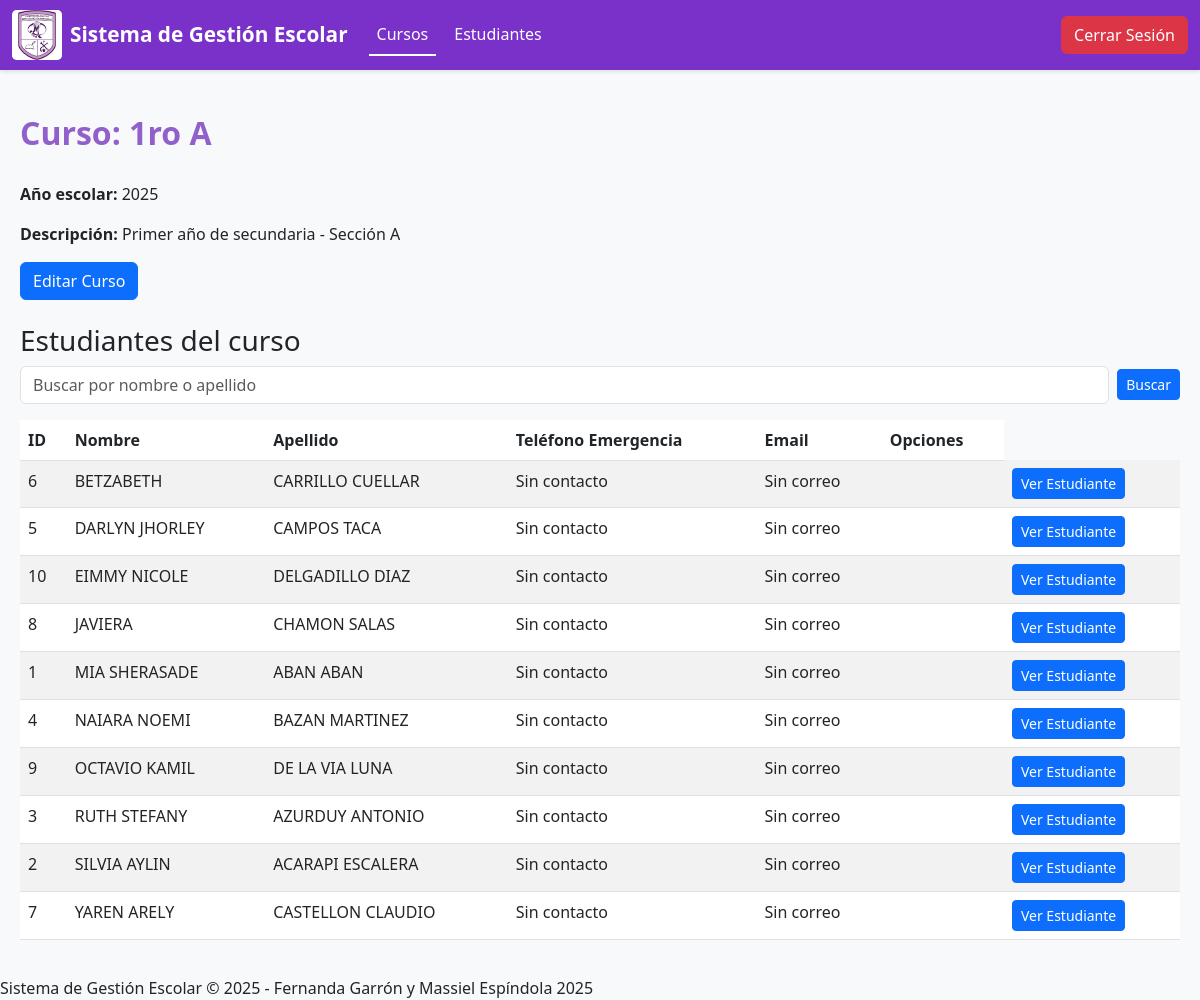
The app's page /public/cursos/show?id=1 (signed in) with its own data.
### tables this page shows
CREATE TABLE cursos (
    id INT PRIMARY KEY AUTO_INCREMENT,
    grado VARCHAR(10) NOT NULL,
    seccion CHAR(1) NOT NULL,
    descripcion TEXT NULL,
    año_escolar VARCHAR(10) DEFAULT '2025',
    created_at TIMESTAMP DEFAULT CURRENT_TIMESTAMP
);

CREATE TABLE estudiantes (
    id INT PRIMARY KEY AUTO_INCREMENT,
    numero INT NOT NULL,
    ci VARCHAR(20) UNIQUE NOT NULL,
    nombre VARCHAR(100) NOT NULL,
    apellido_paterno VARCHAR(100) NOT NULL,
    apellido_materno VARCHAR(100) NULL,
    nombre_completo VARCHAR(300) NOT NULL,
    fecha_nacimiento DATE NULL,
    genero ENUM('masculino', 'femenino') NULL,
    direccion TEXT NULL,
    telefono VARCHAR(20) NULL,
    nombre_tutor VARCHAR(200) NULL,
    telefono_tutor VARCHAR(20) NULL,
    email_tutor VARCHAR(100) NULL,
    curso_id INT,
    estado ENUM('activo', 'inactivo') DEFAULT 'activo',
    created_at TIMESTAMP DEFAULT CURRENT_TIMESTAMP,
    updated_at TIMESTAMP DEFAULT CURRENT_TIMESTAMP ON UPDATE CURRENT_TIMESTAMP,
    FOREIGN KEY (curso_id) REFERENCES cursos(id)
);

### app/controllers/CursoController.php (called while the page is built, shortened)
<?php
require_once __DIR__ . '/../models/Curso.php';
class CursoController
{
    private $cursoModel;
    public function __construct($pdo)
    {
        $this->pdo = $pdo;
        $this->cursoModel = new Curso($this->pdo);
    }
    public function show($id)
    {
        $curso = $this->cursoModel->findById($id);
        $search = $_GET['search'] ?? '';
        $page = $_GET['page'] ?? 1;
        $limit = 10;
        $offset = ($page - 1) * $limit;
        $estudiantes = $this->cursoModel->getEstudiantes($id, $search, $limit, $offset);
        include __DIR__ . '/../views/cursos/show.php';
    }
}

### public/index.php (called while the page is built, shortened)
<?php
$pdo = getPDOConnection();
$router = new Router($pdo);
$path = parse_url($_SERVER['REQUEST_URI'], PHP_URL_PATH);
$router->route($path);

### app/models/Curso.php (called while the page is built, shortened)
<?php
class Curso {
    private $pdo;
    public function __construct($pdo) {
        $this->pdo = $pdo;
    }
    public function findById($id) {
        $stmt = $this->pdo->prepare("SELECT * FROM cursos WHERE id = :id");
        $stmt->execute([':id' => $id]);
        return $stmt->fetch(PDO::FETCH_ASSOC);
    }
public function getEstudiantes($curso_id, $search = '', $limit = 10, $offset = 0) {
    $sql = "SELECT * FROM estudiantes WHERE curso_id = :curso_id";
    $sql .= " ORDER BY nombre LIMIT :limit OFFSET :offset";
    $stmt = $this->pdo->prepare($sql);
    $stmt->bindValue(':curso_id', $curso_id, PDO::PARAM_INT);
    $stmt->bindValue(':limit', (int)$limit, PDO::PARAM_INT);
    $stmt->bindValue(':offset', (int)$offset, PDO::PARAM_INT);
    $stmt->execute();
    return $stmt->fetchAll(PDO::FETCH_ASSOC);
}
}

### app/views/cursos/show.php (the view, shortened to what this page needs)
<!DOCTYPE html>
<html lang="es">
<head>
    <link href="https://cdn.jsdelivr.net/npm/bootstrap@5.3.0/dist/css/bootstrap.min.css" rel="stylesheet">
    <link rel="stylesheet" href="<?= URL ?>public/css/navbar.css">
    <link rel="stylesheet" href="<?= URL ?>public/css/style_index.css">
</head>
<body>
    <?php include __DIR__ . '/../components/navbar.php'; ?>
    <div class="container mt-4">
        <h2>Curso: <?= htmlspecialchars($curso['grado'] . ' ' . $curso['seccion']); ?></h2>
        <p><strong>Año escolar:</strong> <?= htmlspecialchars($curso['año_escolar']); ?></p>
        <p><strong>Descripción:</strong> <?= htmlspecialchars($curso['descripcion']); ?></p>
        <a href="<?php echo URL; ?>public/cursos/edit?id=<?php echo $curso['id']; ?>" class="btn btn-primary">Editar Curso</a>
        <h3 class="mt-4">Estudiantes del curso</h3>
        <form method="GET" class="mb-3 d-flex gap-2 align-items-center">
            <input type="text" name="search" class="form-control" placeholder="Buscar por nombre o apellido"
                   value="<?= htmlspecialchars($_GET['search'] ?? '') ?>">
            <button class="btn btn-primary btn-sm" type="submit">Buscar</button>
        </form>
        <?php if (!empty($estudiantes)): ?>
            <table class="table table-striped">
                <thead>
                    <tr>
                        <th>ID</th>
                        <th>Nombre</th>
                        <th>Apellido</th>
                        <th>Teléfono Emergencia</th>
                        <th>Email</th>
                        <th>Opciones</th>
                    </tr>
                </thead>
                <tbody>
                    <?php foreach ($estudiantes as $est): ?>
                        <tr>
                            <td><?= $est['id']; ?></td>
                            <td><?= htmlspecialchars($est['nombre'] ?? ''); ?></td>
                            <td><?= htmlspecialchars(($est['apellido_paterno'] ?? '') . ' ' . ($est['apellido_materno'] ?? '')); ?></td>
                            <td><?= htmlspecialchars($est['telefono_tutor'] ?? 'Sin contacto'); ?></td>
                            <td><?= htmlspecialchars($est['email_tutor'] ?? 'Sin correo'); ?></td>
                            <td></td>
                            <td>
                                <a href="<?php echo URL; ?>public/estudiantes/show?id=<?php echo $est['id']; ?>" class="btn btn-sm btn-primary">
                                    Ver Estudiante
                                </a>
                            </td>
                        </tr>
                    <?php endforeach; ?>
                </tbody>
            </table>
        <?php else: ?>
            <p>No hay estudiantes asignados a este curso.</p>
        <?php endif; ?>
    </div>
    <?php include __DIR__ . '/../components/footer.php'; ?>
</body>
</html>

### public/css/style_index.css (style rules this page uses)
body { font-family: 'Segoe UI', Arial, sans-serif; margin: 0; padding: 0; background: #f8f9fa; min-height: 100vh; display: flex; flex-direction: column; }
.container { padding: 20px; max-width: 1400px; margin: 0 auto; flex: 1; margin: auto; }
.container h2 { color: #9260cb; margin-bottom: 30px; font-weight: 600; }

### records on screen
cursos: grado+seccion "1ro A", año_escolar "2025", descripcion "Primer año de secundaria - Sección A"
estudiantes: id "6", nombre "BETZABETH", apellido_paterno+apellido_materno "CARRILLO CUELLAR", telefono_tutor "Sin contacto", email_tutor "Sin correo"
estudiantes: id "5", nombre "DARLYN JHORLEY", apellido_paterno+apellido_materno "CAMPOS TACA", telefono_tutor "Sin contacto", email_tutor "Sin correo"
estudiantes: id "10", nombre "EIMMY NICOLE", apellido_paterno+apellido_materno "DELGADILLO DIAZ", telefono_tutor "Sin contacto", email_tutor "Sin correo"
estudiantes: id "8", nombre "JAVIERA", apellido_paterno+apellido_materno "CHAMON SALAS", telefono_tutor "Sin contacto", email_tutor "Sin correo"
estudiantes: id "1", nombre "MIA SHERASADE", apellido_paterno+apellido_materno "ABAN ABAN", telefono_tutor "Sin contacto", email_tutor "Sin correo"
estudiantes: id "4", nombre "NAIARA NOEMI", apellido_paterno+apellido_materno "BAZAN MARTINEZ", telefono_tutor "Sin contacto", email_tutor "Sin correo"
estudiantes: id "9", nombre "OCTAVIO KAMIL", apellido_paterno+apellido_materno "DE LA VIA LUNA", telefono_tutor "Sin contacto", email_tutor "Sin correo"
estudiantes: id "3", nombre "RUTH STEFANY", apellido_paterno+apellido_materno "AZURDUY ANTONIO", telefono_tutor "Sin contacto", email_tutor "Sin correo"
estudiantes: id "2", nombre "SILVIA AYLIN", apellido_paterno+apellido_materno "ACARAPI ESCALERA", telefono_tutor "Sin contacto", email_tutor "Sin correo"
estudiantes: id "7", nombre "YAREN ARELY", apellido_paterno+apellido_materno "CASTELLON CLAUDIO", telefono_tutor "Sin contacto", email_tutor "Sin correo"
